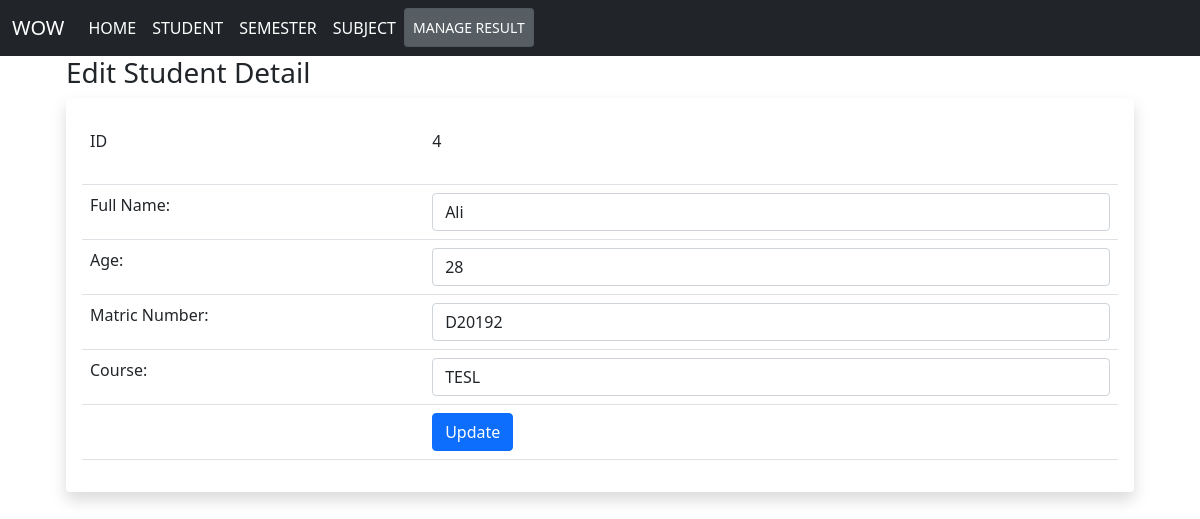
/editstudent.php?id=4, run on the app's committed database.
### tables this page shows
CREATE TABLE `students` (
  `id` int(100) NOT NULL,
  `full_name` varchar(200) NOT NULL,
  `age` int(100) NOT NULL,
  `matric_no` varchar(100) NOT NULL,
  `course` varchar(200) NOT NULL
);

### editstudent.php (the view, shortened to what this page needs)
<?php
include 'header.php';
$stmt = $conn->prepare('SELECT * FROM students WHERE id=:id');
$stmt->bindValue('id', $_GET['id']);
$stmt->execute();
$students = $stmt->fetch(PDO::FETCH_OBJ);
?>
<!DOCTYPE html>
<html lang="en">
<head>
    <link href="https://cdn.jsdelivr.net/npm/bootstrap@5.0.0-beta3/dist/css/bootstrap.min.css" rel="stylesheet">
</head>
<body>
    <div class="container">
        <div class="row">
            <div class="col-sm">
                <div class="container">
                    <form action="" method="post">
                        <fieldset>
                            <h3>Edit Student Detail</h3>
                            <div class="shadow p-3 mb-5 bg-body rounded">
                                <table class="table">
                                    <tr>
                                        <td>
                                            <div class="mb-3 row">
                                                <label for="id" class="col-sm-2 col-form-label">ID</label>
                                            </div>
                                        </td>
                                        <td>
                                            <div class="col-sm-10">
                                                <input type="text" readonly class="form-control-plaintext" id="id" value="<?php echo $students->id; ?>">
                                            </div>
                                        </td>
                                    </tr>
                                    <tr>
                                        <td>Full Name: </td>
                                        <td><input class="form-control" type="text" name="full_name" value="<?php echo $students->full_name; ?>"></td>
                                    </tr>
                                    <tr>
                                        <td>Age: </td>
                                        <td><input class="form-control" type="text" name="age" value="<?php echo $students->age; ?>"></td>
                                    </tr>
                                    <tr>
                                        <td>Matric Number: </td>
                                        <td><input class="form-control" type="text" name="matric_no" value="<?php echo $students->matric_no; ?>"></td>
                                    </tr>
                                    <tr>
                                        <td>Course: </td>
                                        <td><input class="form-control" type="text" name="course" value="<?php echo $students->course; ?>"></td>
                                    </tr>
                                    <tr>
                                        <td>&nbsp;</td>
                                        <td><input class="btn btn-primary" type="submit" name="save" value="Update"></td>
                                    </tr>
                                </table>
                            </div>
                        </fieldset>
                    </form>
                </div>
            </div>
        </div>
    </div>
</body>
</html>

### data on the page
students: id "4", full_name "Ali", age "28", matric_no "D20192", course "TESL"
